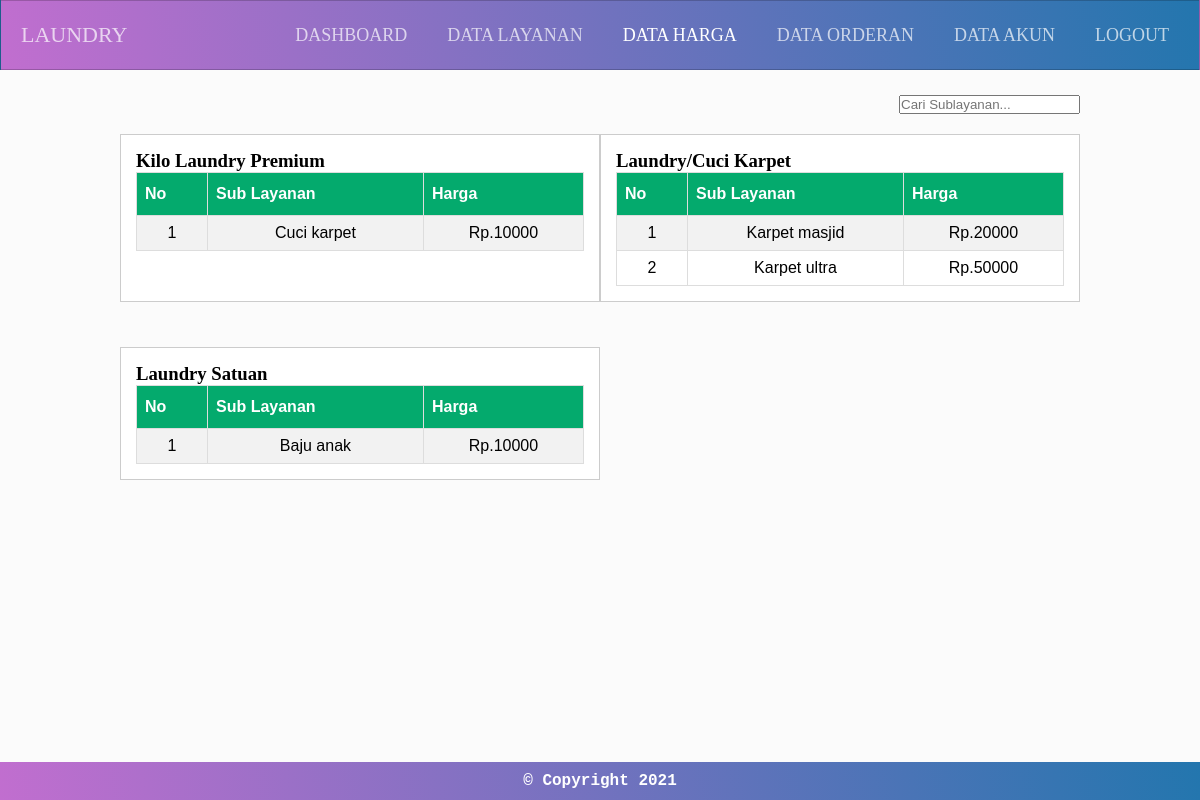
Page /admin/harga/index.php on the committed database.
### tables this page shows
CREATE TABLE `layanan` (
  `layanan_id` int(11) NOT NULL,
  `nama_layanan` varchar(255) DEFAULT NULL
);

CREATE TABLE `sub_layanan` (
  `sub_layanan_id` int(11) NOT NULL,
  `layanan_id` int(11) DEFAULT NULL,
  `nama_sub_layanan` varchar(255) DEFAULT NULL,
  `harga` int(100) DEFAULT NULL
);

### admin/harga/crudharga.php (called while the page is built, shortened)
<?php
$koneksi = mysqli_connect("localhost", "root", "", "db_laundry");
function query($query)
{
    global $koneksi;
    $result = mysqli_query($koneksi, $query);
    $rows = [];
    while ($row = mysqli_fetch_assoc($result)) {
        $rows[] = $row;
    }
    return $rows;
}

### admin/harga/index.php (the view, shortened to what this page needs)
<?php
require 'crudharga.php';
$layanan = query("SELECT * FROM layanan");
?>
<!DOCTYPE html>
<html lang="en">
<head>
    <link rel="stylesheet" href="../../styles/main.css">
    <link rel="stylesheet" href="../../styles/utils.css">
    <link rel="stylesheet" href="./modal.css">
</head>
<body>
    <nav class="navbar">
        <a href="../" class="logo">Laundry</a>
        <ul class="main-nav" id="js-menu">
            <li>
                <a href="../" class="nav-links">Dashboard</a>
            </li>
            <li>
                <a href="../layanan/" class="nav-links">Data Layanan</a>
            </li>
            <li>
                <a href="" class="nav-links active">Data Harga</a>
            </li>
            <li>
                <a href="../order" class="nav-links">Data Orderan</a>
            </li>
            <li>
                <a href="../akun" class="nav-links">Data Akun</a>
            </li>
            <li>
                <a href="../../auth/logout" class="nav-links">Logout</a>
            </li>
        </ul>
    </nav>
    <div class="section">
        <div class="container">
            <form action="" method="post" class="float-right">
                <input type="text" name="keyword" size="20" autofocus placeholder="Cari Sublayanan..." autocomplete="off" id="keyword">
            </form>
        </div>
        <div id="container">
            <div class="container" style="display: grid; grid-template-columns: repeat(2,1fr);">
                <?php foreach ($layanan as $layanan) : ?>
                    <?php $layanan_id = $layanan['layanan_id']; ?>
                    <div class="card">
                        <h3><?= $layanan['nama_layanan'] ?></h3>
                        <table class="table text-center">
                            <tr>
                                <th>No</th>
                                <th>Sub Layanan</th>
                                <th>Harga</th>
                            </tr>
                            <?php $i = 1; ?>
                            <?php
                            $sub_layanan = query("SELECT * FROM sub_layanan WHERE layanan_id = '$layanan_id'");
                            ?>
                            <?php foreach ($sub_layanan as $sub_layanan) : ?>
                                <tr>
                                    <td><?= $i ?></td>
                                    <td><?= $sub_layanan['nama_sub_layanan'] ?></td>
                                    <td>Rp.<?= $sub_layanan['harga'] ?></td>
                                </tr>
                                <?php $i++ ?>
                            <?php endforeach; ?>
                        </table>
                    </div>
                <?php endforeach; ?>
            </div>
        </div>
    </div>
    <footer>
        <div class="container">
            <p> &copy; Copyright 2021</p>
        </div>
    </footer>
</body>
</html>

### styles/main.css (style rules this page uses)
* { box-sizing: border-box; padding: 0; margin: 0; }
body { background-color: #fafafac5; }
.navbar { font-size: 18px; background-image: linear-gradient(260deg, #2376ae 0%, #c16ecf 100%); border: 1px solid rgba(0, 0, 0, 0.2); padding-bottom: 10px; }
.main-nav { list-style-type: none; display: none; }
.nav-links, .logo { text-decoration: none; color: rgba(255, 255, 255, 0.7); text-transform: uppercase; }
.main-nav li { text-align: center; margin: 15px auto; }
.main-nav .active { color: white; }
.logo { display: inline-block; font-size: 22px; margin-top: 10px; margin-left: 20px; }
.active { display: block; }
@media screen and (min-width: 768px) { .navbar { display: flex; justify-content: space-between; padding-bottom: 0; height: 70px; align-items: center; } }
@media screen and (min-width: 768px) { .main-nav { display: flex; margin-right: 30px; flex-direction: row; justify-content: flex-end; } }
@media screen and (min-width: 768px) { .main-nav li { margin: 0; } }
@media screen and (min-width: 768px) { .nav-links { margin-left: 40px; } }
@media screen and (min-width: 768px) { .logo { margin-top: 0; } }
footer { position: fixed; left: 0; bottom: 0; padding-bottom: 10px; padding-top: 10px; width: 100%; background-image: linear-gradient(260deg, #2376ae 0%, #c16ecf 100%); font-weight: bold; font-family: "Courier New", Courier, monospace; color: white; text-align: center; }
.table { font-family: Arial, Helvetica, sans-serif; border-collapse: collapse; width: 100%; }
.table td, .table th { border: 1px solid #ddd; padding: 8px; }
.table tr:nth-child(even) { background-color: #f2f2f2; }
.table th { padding-top: 12px; padding-bottom: 12px; text-align: left; background-color: #04aa6d; color: white; }

### styles/utils.css (style rules this page uses)
a { color: #007bff; text-decoration: none; }
.container { width: 100%; }
.text-center { text-align: center; }
.float-right { float: right; }
.container { width: 80%; margin: 0 auto; }
.container:after { content: ""; display: block; clear: both; }
.section { padding: 25px 0; }
.card { background-color: #fff; border: 1px solid #ccc; padding: 15px; box-sizing: border-box; margin: 20px 0 25px 0; }

### rows in the picture
layanan: nama_layanan "Kilo Laundry Premium"
sub_layanan: nama_sub_layanan "Cuci karpet", harga "10000"
layanan: nama_layanan "Laundry/Cuci Karpet"
sub_layanan: nama_sub_layanan "Karpet masjid", harga "20000"
sub_layanan: nama_sub_layanan "Karpet ultra", harga "50000"
layanan: nama_layanan "Laundry Satuan"
sub_layanan: nama_sub_layanan "Baju anak", harga "10000"
